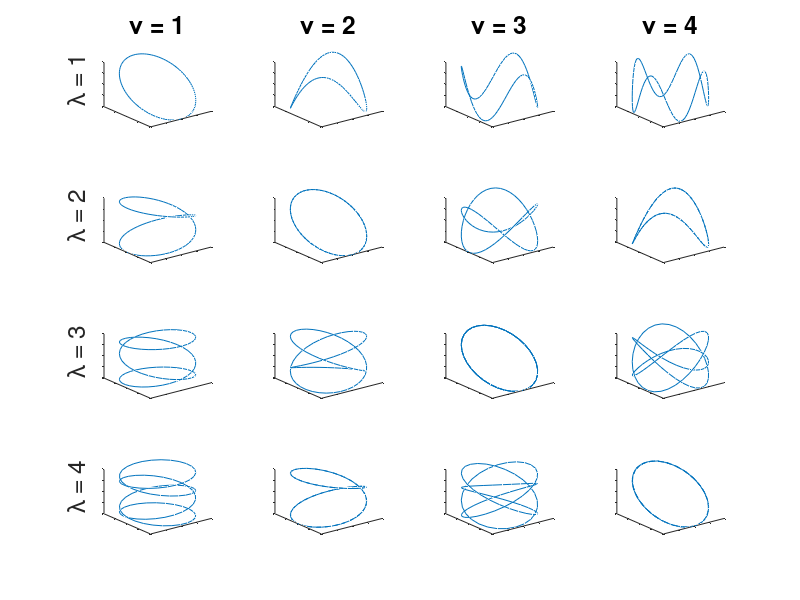

The MATLAB script that drew this image:
l = 1:4;
nu = 1:4;

t = linspace(0,2*pi,100);
figure(1)
clf
counter = 1;
for j = 1:length(l)
    for k = 1:length(nu)
        subplot(length(l),length(nu),counter)
        x = cos(l(j)*t);
        y = sin(l(j)*t);
        z = sin(nu(k)*t);
        plot3(x,y,z)
        set(gca,'XTickLabel',{},'YTickLabel',{},'ZTickLabel',{},'FontSize',16)
        if j == 1
            title(['\nu = ',num2str(nu(k))])
        end
        if k == 1
            zlabel(['\lambda = ',num2str(l(j))])
        end
        counter = counter + 1;
        
    end
end